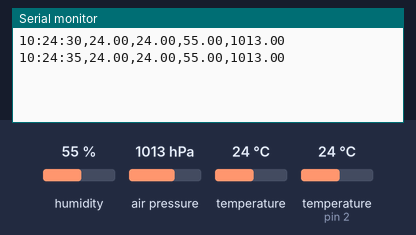
Simulated run of this sketch. Board: Arduino Uno, built with avr-gcc and run on an emulated ATmega328P. On the bench: the last lines printed to the serial monitor. Inputs (shaded band) come from the test bench; at power-on: humidity 55 %, air pressure 1013 hPa, temperature 24 °C, temperature (sensor on pin 2) 24 °C. The local clock reads 2024-03-15 10:24:30 at power-on unless the sketch sets it.

Above: at 5.8 s.
5.9 s: humidity set to 22 %
At 11.0 s:
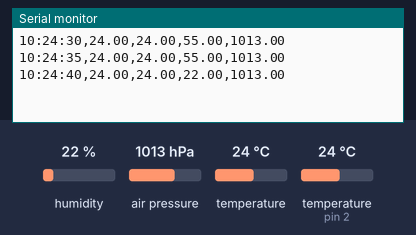
11.9 s: air pressure set to 952 hPa
At 16.5 s:
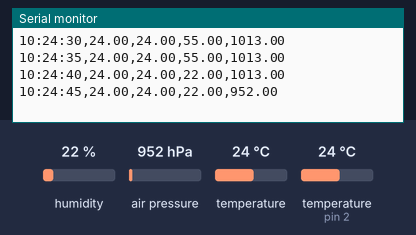
17.9 s: temperature (sensor 0) set to 12 °C
At 20.8 s:
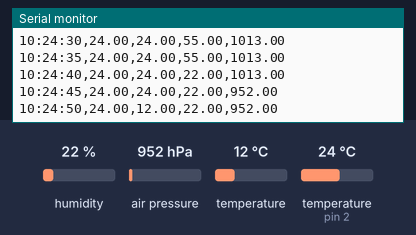
23.9 s: temperature (sensor on pin 2) set to 12 °C
At 26.3 s:
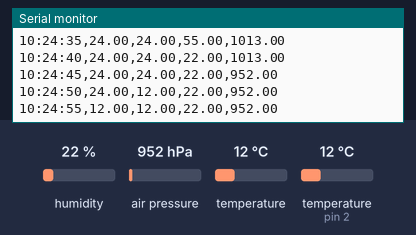
29.9 s: humidity set to 40 %
At 30.6 s:
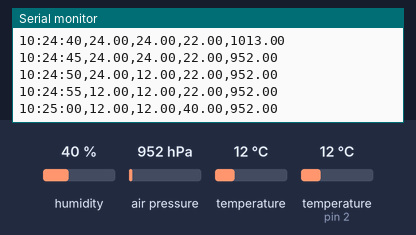
35.9 s: air pressure set to 975 hPa
At 41.6 s:
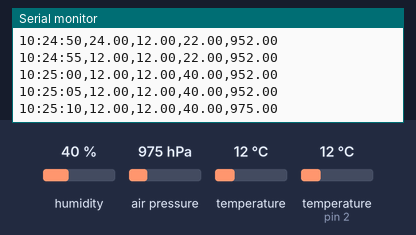
Timing chart, 0 to 42.9 s (numbered marks = the images above; inputs shaded):
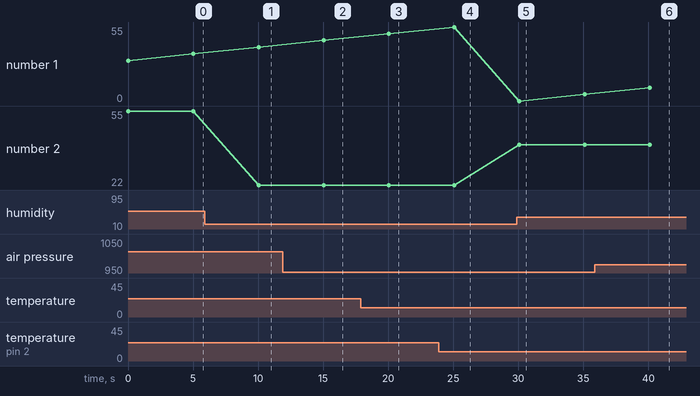

The sketch:

BrohWeather_v1.ino
```cpp
/*********************************************************************
External Unit

*********************************************************************/

//#include <SPI.h>
#include <Wire.h>
#include <MD_DS3231.h>
#include "DHT.h"
#include <Adafruit_BMP085.h>

// Select the mode of operation for the library
#define USE_POLLED      0 // polled only mode - use the return status from checkAlarm()
#define USE_POLLED_CB   1 // polled mode with callback - checkAlarm() will invoke the callback
#define USE_INTERRUPT   0 // external interrupt operation, set up for Arduino Uno pin PIN_INTERRUPT

#define DHTPIN 2     // what digital pin we're connected to
#define DHTTYPE DHT22   // DHT 22  (AM2302), AM2321
DHT dht(DHTPIN, DHTTYPE);

Adafruit_BMP085 bmp;


float tempmin = 60;
float pressuremBar;

void setup()   {
  Serial.begin(9600);
  dht.begin();
  if (!bmp.begin()) {
  Serial.println("Could not find a valid BMP085 sensor, check wiring!");
  while (1) {}
  }
}


void loop(){
          RTC.readTime();

          pressuremBar = (bmp.readPressure()); //Reading pressure from BMP in PA
          pressuremBar = pressuremBar / 100;   //Calculate pressure in mBar
            // Sensor readings may also be up to 2 seconds 'old' (its a very slow sensor)
            float hum = dht.readHumidity();
            // Read temperature as Celsius (the default)
            float temp = dht.readTemperature();


            /*if (temp < tempmin){
              tempmin=temp;
              Serial.print("Nuova tmin ");
              Serial.print(RTC.h);
              Serial.print(":");
              Serial.println(RTC.m);
            }*/


            // Send data to serial. Format is: HH:MM:SS,ExtTemp,IntTemp,ExtHum,Pressure
            rtctime();
            Serial.print("," + String(temp) + "," + bmp.readTemperature());
            Serial.print("," + String(hum) + ",");Serial.println(String(pressuremBar));


          delay(5000);

}

void rtctime(){
  //Prepare time format in hh:mm:ss
  if (RTC.h < 10) Serial.print("0");
  Serial.print(RTC.h);
  Serial.print(":");
  if (RTC.m < 10) Serial.print("0");
  Serial.print(RTC.m);
  Serial.print(":");
  if (RTC.s < 10) Serial.print("0");
  Serial.print(RTC.s);
}
```

Measured:
- after the input at 5.9 s, the serial monitor: prints a new line after 4.1 s (image 1)
- after the input at 11.9 s, the serial monitor: prints a new line after 3.1 s (image 2)
- after the input at 17.9 s, the serial monitor: prints a new line after 2.2 s (image 3)
- after the input at 23.9 s, the serial monitor: prints a new line after 1.2 s (image 4)
- after the input at 29.9 s, the serial monitor: prints a new line after 0.19 s (image 5)
- after the input at 35.9 s, the serial monitor: prints a new line after 4.2 s (image 6)
- plotted number 2: 55 → 22 after the input at 5.9 s, 22 → 40 after the input at 29.9 s
